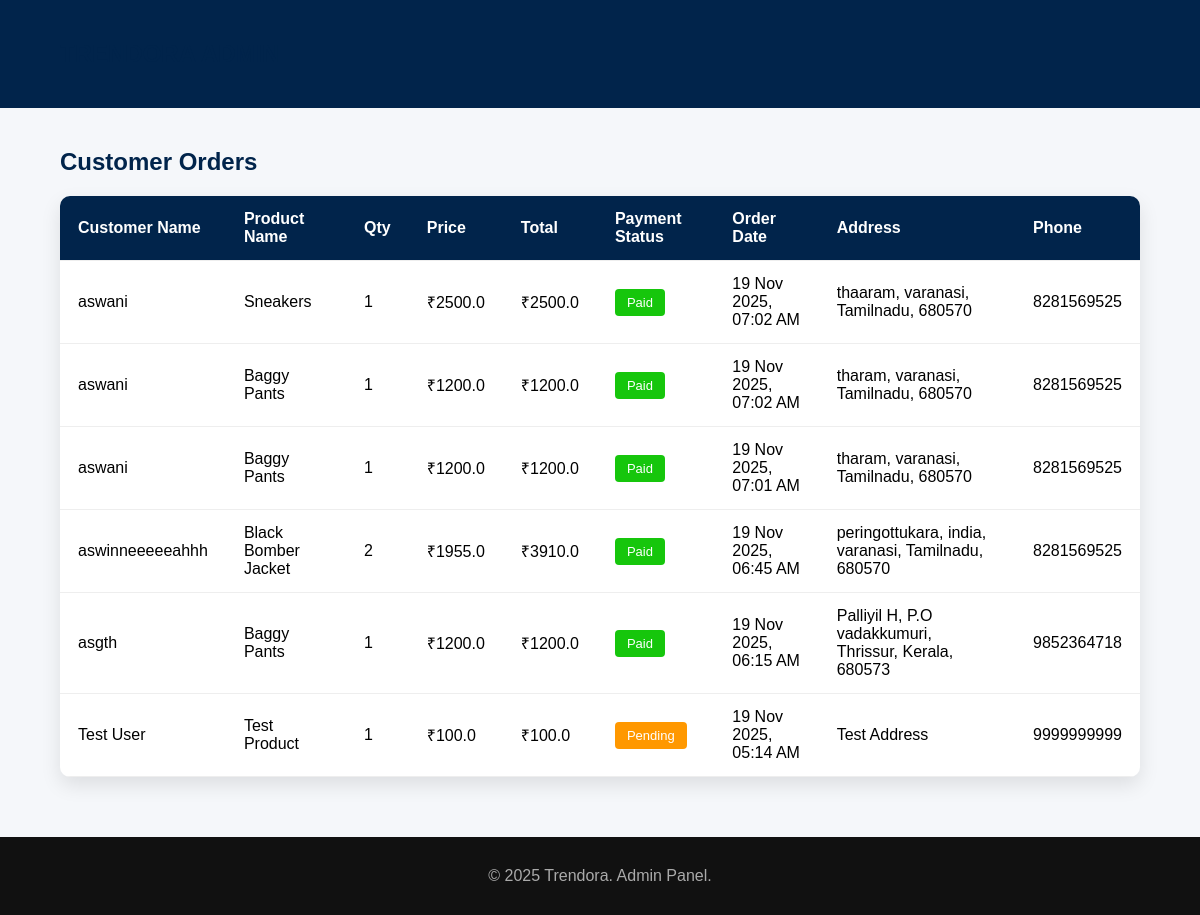
The page /admin_home/orders/ (signed in) on the database its author committed.
### store/models.py (models this page shows, shortened)
class Order(models.Model):
    customer = models.ForeignKey(User, on_delete=models.CASCADE)
    old_customer_name = models.CharField(max_length=200, null=True, blank=True)
    product_name = models.CharField(max_length=200)
    quantity = models.IntegerField(default=1)
    price = models.FloatField()
    total = models.FloatField()
    payment_status = models.CharField(max_length=50, default="Pending")
    order_date = models.DateTimeField(auto_now_add=True)
    address = models.TextField()
    phone = models.CharField(max_length=15)

### store/views.py (the view)
# urls.py: path('admin_home/orders/', views.admin_orders, name='admin_orders'),
def admin_orders(request):
    if not request.session.get('admin_logged_in'):
        return redirect('admin_login')
    orders = Order.objects.all().order_by('-order_date')
    return render(request, "admin/admin_orders.html", {"orders": orders})

### templates/admin/admin_orders.html (shortened to what this page needs)
{% load static %}
<!DOCTYPE html>
<html lang="en">
<head>
    <link rel="stylesheet" href="{% static 'assets/css/admin_orders.css' %}">
</head>
<body>
<header>
    <h2>TRENDORA ADMIN</h2>
</header>
<section class="orders-container">
    <h2>Customer Orders</h2>
    <table>
        <thead>
            <tr>
                <th>Customer Name</th>
                <th>Product Name</th>
                <th>Qty</th>
                <th>Price</th>
                <th>Total</th>
                <th>Payment Status</th>
                <th>Order Date</th>
                <th>Address</th>
                <th>Phone</th>
            </tr>
        </thead>
        <tbody>
        {% for o in orders %}
            <tr>
                <td>{{ o.old_customer_name }}</td>
                <td>{{ o.product_name }}</td>
                <td>{{ o.quantity }}</td>
                <td>₹{{ o.price }}</td>
                <td>₹{{ o.total }}</td>
                <td>
                    {% if o.payment_status == "Success" %}
                        <span class="paid">Paid</span>
                    {% else %}
                        <span class="pending">Pending</span>
                    {% endif %}
                </td>
                <td>{{ o.order_date|date:"d M Y, h:i A" }}</td>
                <td>{{ o.address }}</td>
                <td>{{ o.phone }}</td>
            </tr>
        {% endfor %}
        </tbody>
    </table>
</section>
<footer>
    © 2025 Trendora. Admin Panel.
</footer>
</body>
</html>

### static/assets/css/admin_orders.css (style rules this page uses)
body { font-family: 'Poppins', sans-serif; background: #f5f7fa; margin: 0; padding: 0; }
header { padding: 20px 60px; background: #01244b; color: white; display: flex; justify-content: space-between; align-items: center; }
.orders-container { width: 90%; margin: 40px auto; }
h2 { color: #01244b; margin-bottom: 20px; }
table { width: 100%; border-collapse: collapse; background: white; box-shadow: 0 8px 20px rgba(0,0,0,0.1); border-radius: 10px; overflow: hidden; }
th, td { padding: 14px 18px; border-bottom: 1px solid #eee; text-align: left; }
th { background: #01244b; color: white; font-weight: 600; }
.paid { background: #16c60c; color: white; padding: 6px 12px; border-radius: 4px; font-size: 13px; }
.pending { background: #ff9800; color: white; padding: 6px 12px; border-radius: 4px; font-size: 13px; }
footer { background: #111; color: #aaa; padding: 30px; text-align: center; margin-top: 60px; }

### rows shown on the page
Order: old_customer_name "aswani", product_name "Sneakers", quantity "1", price "2500.0", total "2500.0", payment_status "Paid", order_date "19 Nov 2025, 07:02 AM", address "thaaram, varanasi, Tamilnadu, 680570", phone "8281569525"
Order: old_customer_name "aswani", product_name "Baggy Pants", quantity "1", price "1200.0", total "1200.0", payment_status "Paid", order_date "19 Nov 2025, 07:02 AM", address "tharam, varanasi, Tamilnadu, 680570", phone "8281569525"
Order: old_customer_name "aswani", product_name "Baggy Pants", quantity "1", price "1200.0", total "1200.0", payment_status "Paid", order_date "19 Nov 2025, 07:01 AM", address "tharam, varanasi, Tamilnadu, 680570", phone "8281569525"
Order: old_customer_name "aswinneeeeeahhh", product_name "Black Bomber Jacket", quantity "2", price "1955.0", total "3910.0", payment_status "Paid", order_date "19 Nov 2025, 06:45 AM", address "peringottukara, india, varanasi, Tamilnadu, 680570", phone "8281569525"
Order: old_customer_name "asgth", product_name "Baggy Pants", quantity "1", price "1200.0", total "1200.0", payment_status "Paid", order_date "19 Nov 2025, 06:15 AM", address "Palliyil H, P.O vadakkumuri, Thrissur, Kerala, 680573", phone "9852364718"
Order: old_customer_name "Test User", product_name "Test Product", quantity "1", price "100.0", total "100.0", payment_status "Pending", order_date "19 Nov 2025, 05:14 AM", address "Test Address", phone "9999999999"
